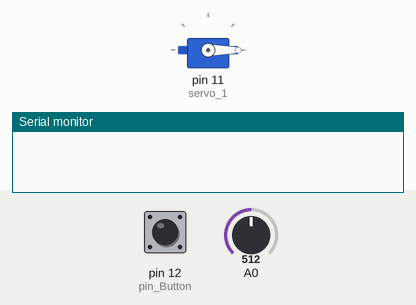
Bench run of a sketch on a simulated Arduino Uno, built with avr-gcc and run on an emulated ATmega328P. On the bench: servo, the last lines printed to the serial monitor. The inputs (shaded band) are chosen by the test bench; at power-on: pin 12 (pin_Button) LOW, A0 = 512.

Above: at 1.2 s.
1.3 s: pin 12 (pin_Button) pulled HIGH for 0.15 s
At 1.9 s:
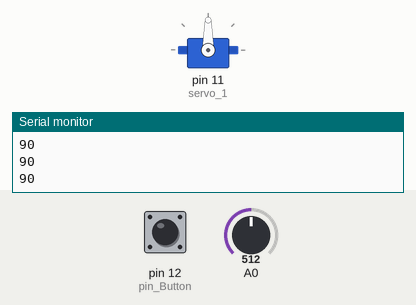
2.9 s: A0 set to 716
At 3.2 s:
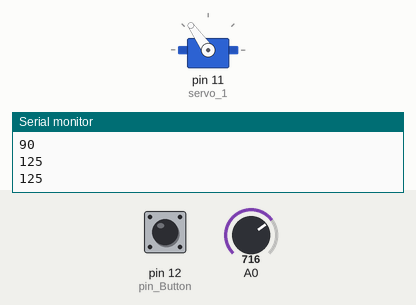
4.4 s: A0 set to 900
At 5.1 s:
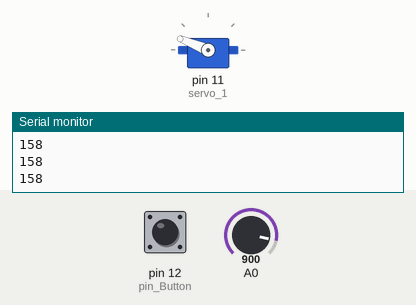
5.9 s: A0 set to 1023
At 7.0 s:
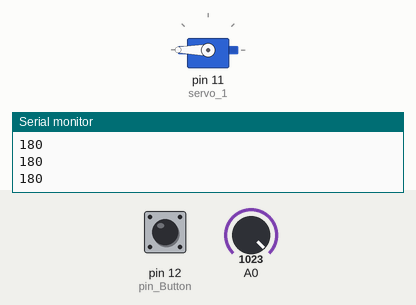
7.4 s: A0 set to 306
At 7.8 s:
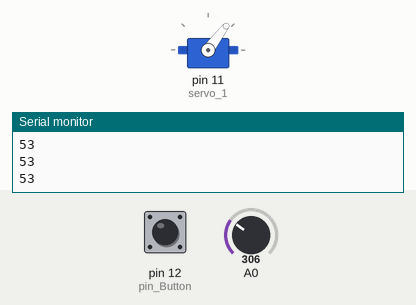
8.9 s: A0 set to 122
At 9.6 s:
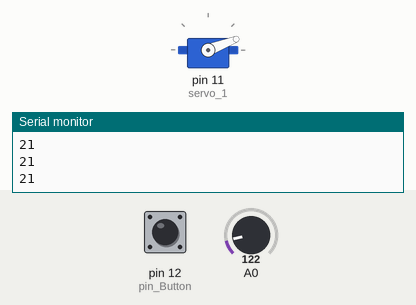
Timing chart, 0 to 11.4 s (numbered marks = the images above; inputs shaded):
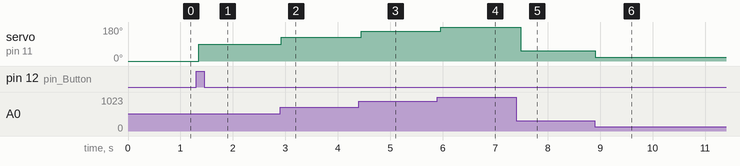

Measured:
- after the input at 1.3 s, servo on pin 11 (servo_1): 0° → 90° after 0.05 s
- after the input at 2.9 s, servo on pin 11 (servo_1): 90° → 125° at once
- after the input at 4.4 s, servo on pin 11 (servo_1): 125° → 158° at once
- after the input at 5.9 s, servo on pin 11 (servo_1): 158° → 180° after 0.06 s
- after the input at 7.4 s, servo on pin 11 (servo_1): 180° → 53° after 0.09 s
- after the input at 8.9 s, servo on pin 11 (servo_1): 53° → 21° at once

The sketch:

record_play_robot_buildup.ino
```cpp
#include <Servo.h>
  Servo servo_1;
  int AnalogOut = 0;
  int NewAnalogOut = 0;
  int pin_Button = 12;
  int pin_Button_State = 0;
  int pin_Button_State_Last = 0;
  int storage[500];
  int storage_loc = 0;
  int recording = 0;
  int last_storage_loc;
  void setup()
  {
    Serial.begin(9600);
    servo_1.attach(11);
    pinMode(pin_Button, INPUT);
  }

  void loop() {
  if (recording == 0)
  {
      int sensorValue = analogRead(A0);
      NewAnalogOut = map(sensorValue, 0, 1023, 0, 180);
      if (abs(NewAnalogOut - AnalogOut) > 2)
      {
        servo_1.write(AnalogOut);
        AnalogOut = NewAnalogOut;
      }
  }
  delay(1);
  if ( recording == 1)
  {
      if (storage_loc < 500)
      {
        int sensorValue = analogRead(A0);
         NewAnalogOut = map(sensorValue, 0, 1023, 0, 180);
         servo_1.write(NewAnalogOut);
        storage[storage_loc] = NewAnalogOut;
        delay(100);
        Serial.println(storage[storage_loc]);
        storage_loc++;
        last_storage_loc=storage_loc;
      }
  }
  else if (recording > 1)
  {
      storage_loc = 0;
      while (true)
      {
          if (storage_loc <= last_storage_loc)
          {
            servo_1.write(storage[storage_loc]);
            storage_loc++;
            delay(100);
          }
          else if(storage_loc > last_storage_loc)
          {
            storage_loc=0;
          }
      }
  }
  pin_Button_State = digitalRead(pin_Button);
  if (pin_Button_State != pin_Button_State_Last)
  {
      if (pin_Button_State == HIGH) {
      recording++;
      Serial.println(recording);
      } else
      {}
      delay(50);
  }
  pin_Button_State_Last = pin_Button_State;
  }
```
